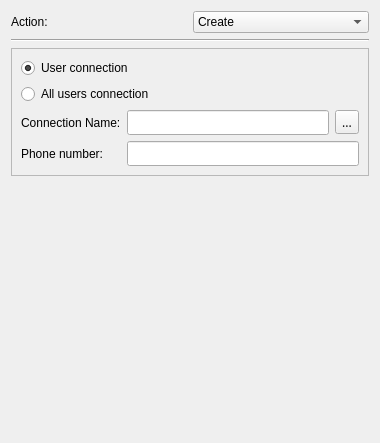
<?xml version="1.0" encoding="UTF-8"?>
<ui version="4.0">
 <class>DialUpWidget</class>
 <widget class="QWidget" name="DialUpWidget">
  <property name="geometry">
   <rect>
    <x>0</x>
    <y>0</y>
    <width>380</width>
    <height>443</height>
   </rect>
  </property>
  <property name="windowTitle">
   <string>Form</string>
  </property>
  <layout class="QGridLayout" name="gridLayout_3">
   <item row="3" column="0">
    <spacer name="verticalSpacer">
     <property name="orientation">
      <enum>Qt::Vertical</enum>
     </property>
     <property name="sizeHint" stdset="0">
      <size>
       <width>20</width>
       <height>40</height>
      </size>
     </property>
    </spacer>
   </item>
   <item row="1" column="0">
    <widget class="Line" name="line">
     <property name="font">
      <font>
       <family>Sans Serif</family>
       <pointsize>9</pointsize>
      </font>
     </property>
     <property name="orientation">
      <enum>Qt::Horizontal</enum>
     </property>
    </widget>
   </item>
   <item row="0" column="0">
    <layout class="QHBoxLayout" name="horizontalLayout_4">
     <item>
      <widget class="QLabel" name="actionLabel">
       <property name="text">
        <string>Action:</string>
       </property>
       <property name="buddy">
        <cstring>actionComboBox</cstring>
       </property>
      </widget>
     </item>
     <item>
      <widget class="QComboBox" name="actionComboBox">
       <property name="currentText">
        <string>Create</string>
       </property>
       <item>
        <property name="text">
         <string>Create</string>
        </property>
       </item>
       <item>
        <property name="text">
         <string>Replace</string>
        </property>
       </item>
       <item>
        <property name="text">
         <string>Update</string>
        </property>
       </item>
       <item>
        <property name="text">
         <string>Delete</string>
        </property>
       </item>
      </widget>
     </item>
    </layout>
   </item>
   <item row="2" column="0">
    <widget class="QFrame" name="locationFrame">
     <property name="frameShape">
      <enum>QFrame::StyledPanel</enum>
     </property>
     <layout class="QGridLayout" name="gridLayout_2">
      <item row="0" column="0">
       <layout class="QHBoxLayout" name="horizontalLayout">
        <item>
         <layout class="QVBoxLayout" name="verticalLayout_3">
          <item>
           <widget class="QRadioButton" name="userRadioButton">
            <property name="text">
             <string>User connection</string>
            </property>
            <property name="checked">
             <bool>true</bool>
            </property>
            <attribute name="buttonGroup">
             <string notr="true">driveButtonGroup</string>
            </attribute>
           </widget>
          </item>
          <item>
           <widget class="QRadioButton" name="allUsersRadioButton">
            <property name="text">
             <string>All users connection</string>
            </property>
            <attribute name="buttonGroup">
             <string notr="true">driveButtonGroup</string>
            </attribute>
           </widget>
          </item>
         </layout>
        </item>
       </layout>
      </item>
      <item row="1" column="0">
       <layout class="QGridLayout" name="gridLayout">
        <item row="0" column="0" colspan="2">
         <widget class="QLabel" name="connectionLabel">
          <property name="text">
           <string>Connection Name:</string>
          </property>
          <property name="buddy">
           <cstring>connectionLineEdit</cstring>
          </property>
         </widget>
        </item>
        <item row="0" column="2">
         <widget class="QLineEdit" name="connectionLineEdit">
          <property name="sizePolicy">
           <sizepolicy hsizetype="MinimumExpanding" vsizetype="Fixed">
            <horstretch>0</horstretch>
            <verstretch>0</verstretch>
           </sizepolicy>
          </property>
          <property name="minimumSize">
           <size>
            <width>180</width>
            <height>0</height>
           </size>
          </property>
          <property name="font">
           <font>
            <family>Sans Serif</family>
           </font>
          </property>
          <property name="text">
           <string/>
          </property>
         </widget>
        </item>
        <item row="0" column="3">
         <widget class="QToolButton" name="connectionToolButton">
          <property name="font">
           <font>
            <family>Sans Serif</family>
           </font>
          </property>
          <property name="text">
           <string>...</string>
          </property>
         </widget>
        </item>
        <item row="1" column="0">
         <widget class="QLabel" name="phoneLabel">
          <property name="text">
           <string>Phone number:</string>
          </property>
          <property name="buddy">
           <cstring>phoneLineEdit</cstring>
          </property>
         </widget>
        </item>
        <item row="1" column="2" colspan="2">
         <widget class="QLineEdit" name="phoneLineEdit">
          <property name="font">
           <font>
            <family>Sans Serif</family>
           </font>
          </property>
          <property name="text">
           <string/>
          </property>
         </widget>
        </item>
       </layout>
      </item>
     </layout>
    </widget>
   </item>
  </layout>
 </widget>
 <tabstops>
  <tabstop>actionComboBox</tabstop>
  <tabstop>userRadioButton</tabstop>
  <tabstop>allUsersRadioButton</tabstop>
  <tabstop>connectionLineEdit</tabstop>
  <tabstop>connectionToolButton</tabstop>
  <tabstop>phoneLineEdit</tabstop>
 </tabstops>
 <resources/>
 <connections/>
 <buttongroups>
  <buttongroup name="driveButtonGroup"/>
 </buttongroups>
</ui>
